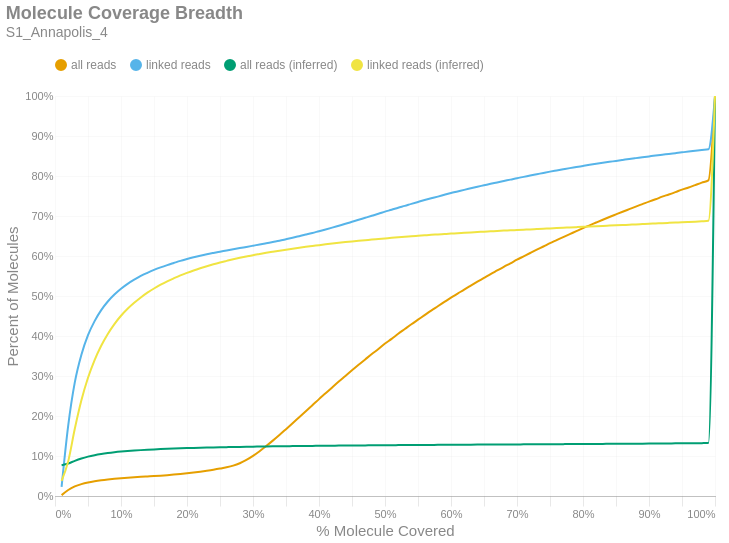

Notebook code for this chart:
### Markdown cell above
### Molecule Read Coverage
This chart shows molecule coverage breadth as computed by the number of bases aligned to that molecule. In other words, "*how much of each unique long molecule is actually sequenced/aligned?*" Keep in mind there is a distinction between sequences and alignments, since some sequences belonging to a particular molecule may not align well and wouldn't appear in the alignment data. This chart also shows molecule coverage breadth as computed by the *inferred fragment* from which the aligned sequences originate. Unlike read coverage, this calculation takes into account the total insert size, including unsequenced gaps between the forward and reverse reads. Like the previous figures, these are cumulative percents.

### Code cell
if SKIPLR:
    print_html(f"Skipped")
else:
    binned_df = consolidated_hist(valids['coverage_bp'], mask, 0.01, True)
    binned_df_inf = consolidated_hist(valids['coverage_inserts'], mask, 0.01, True)
    binned_df = binned_df.with_columns(pl.lit(binned_df_inf['all reads (cumsum)']).alias('all reads (inferred)'))
    binned_df = binned_df.with_columns(pl.lit(binned_df_inf['linked reads (cumsum)']).alias('linked reads (inferred)'))
    binned_df = binned_df.with_columns(
        (pl.col('bin').cast(pl.Float64) + 0.01).alias('right_edge')
    )

    with SafeRender(binned_df):
        (
            density_plot(binned_df, 'Molecule Coverage Breadth', samplename, 'molcov', ['all reads (inferred)','linked reads (inferred)'])
            .encode(
                #x=alt.X('bin:Q', title="% Molecule Covered").axis(format = '%').scale(padding=0),
                x=alt.X('right_edge:Q', title="% Molecule Covered").axis(format='%').scale(padding=0),
                y=alt.Y('value:Q', title='Percent of Molecules')
                    .axis(format='%')
                    .stack(False)
                    .scale(domainMin=0, padding=0),
                color=alt.Color("key:N").scale(domain = ["all reads", "linked reads", "all reads (inferred)", "linked reads (inferred)"]),
                tooltip = [
                    alt.Tooltip("key:N", title = "Data Type"),
                    alt.Tooltip("range_label:N", title="% Molecule Covered"),
                    alt.Tooltip("value:Q", format = ".2%", title="% Molecules")
                ]
            )
        ).display()

### Figure 1 — Vega-Lite specification as saved in the notebook (floating-point values rounded to 4 significant figures)
{"width": "container", "height": 400, "config": {"title": {"anchor": "start", "dy": -15, "fontSize": 18, "color": "#888888", "subtitleColor": "#888888", "subtitleFontSize": 14}, "arc": {"fill": "#0072B2"}, "axis": {"domainColor": "#888888", "domainWidth": 0.5, "gridWidth": 0.2, "grid": false, "titleFontWeight": 400, "titleFontSize": 15, "labelFontSize": 11, "labelColor": "#888888", "tickColor": "#888888", "tickWidth": 0.2, "titleColor": "#888888"}, "axisBand": {"grid": false}, "axisX": {"grid": true, "tickSize": 10, "domainCap": "round"}, "axisY": {"domain": false, "grid": true, "tickSize": 0, "domainCap": "round"}, "background": "transparent", "header": {"labelFontSize": 15, "labelColor": "#888888", "titleFontSize": 15, "titleFontWeight": 600, "titleColor": "#888888"}, "legend": {"labelFont": "sans-serif", "labelFontSize": 12, "labelColor": "#888888", "symbolSize": 100, "symbolType": "circle", "titleFontSize": 12, "titlePadding": 10, "titleColor": "#888888", "title": null, "orient": "top"}, "range": {"category": ["#E69F00", "#56B4E9", "#009E73", "#F0E442", "#0072B2", "#D55E00", "#CC79A7", "#000000"], "diverging": ["#cfe8f3", "#a2d4ec", "#73bfe2", "#46abdb", "#1696d2", "#12719e"]}, "area": {"fill": "#0072B2", "fillOpacity": 0.7, "line": true, "strokeOpacity": 0.7}, "line": {"color": "#0072B2", "stroke": "#0072B2", "strokeWidth": 2}, "trail": {"color": "#0072B2", "stroke": "#0072B2", "strokeWidth": 0, "size": 1}, "point": {"filled": true, "fillOpacity": 1.0, "size": 95}, "text": {"color": "#888888", "fontSize": 11, "align": "right", "fontWeight": 400, "size": 11}, "bar": {"fill": "#0072B2", "stroke": null}, "view": {"stroke": null, "continuousWidth": 660, "continuousHeight": 400}}, "data": {"name": "data-b890249966fdeb62b5d132d471ef8130"}, "mark": {"type": "line", "interpolate": "monotone", "point": {"opacity": 0, "size": 275}}, "encoding": {"color": {"field": "key", "scale": {"domain": ["all reads", "linked reads", "all reads (inferred)", "linked reads (inferred)"]}, "type": "nominal"}, "tooltip": [{"field": "key", "title": "Data Type", "type": "nominal"}, {"field": "range_label", "title": "% Molecule Covered", "type": "nominal"}, {"field": "value", "format": ".2%", "title": "% Molecules", "type": "quantitative"}], "x": {"axis": {"format": "%"}, "field": "right_edge", "scale": {"padding": 0}, "title": "% Molecule Covered", "type": "quantitative"}, "y": {"axis": {"format": "%"}, "field": "value", "scale": {"domainMin": 0, "padding": 0}, "stack": false, "title": "Percent of Molecules", "type": "quantitative"}}, "params": [{"name": "param_c36ac31b6afebe62", "select": {"type": "point", "fields": ["key"]}, "bind": "legend"}], "title": {"text": "Molecule Coverage Breadth", "subtitle": "S1_Annapolis_4"}, "transform": [{"fold": ["all reads (cumsum)", "linked reads (cumsum)", "all reads (inferred)", "linked reads (inferred)"]}, {"calculate": "replace(datum.key, ' (cumsum)', '')", "as": "key"}, {"filter": {"param": "param_c36ac31b6afebe62"}}], "usermeta": {"embedOptions": {"downloadFileName": "S1_Annapolis_4.molcov"}}, "$schema": "https://vega.github.io/schema/vega-lite/v6.1.0.json", "datasets": {"data-b890249966fdeb62b5d132d471ef8130": [{"bin": "0.0", "interval": "0.0-0.01", "all reads": 0.00218, "linked reads": 0.02303, "all reads (cumsum)": 0.00218, "linked reads (cumsum)": 0.02303, "range_label": "0.0-0.01", "all reads (inferred)": 0.07705, "linked reads (inferred)": 0.03773, "right_edge": 0.01}, {"bin": "0.01", "interval": "0.01-0.02", "all reads": 0.01274, "linked reads": 0.1531, "all reads (cumsum)": 0.01492, "linked reads (cumsum)": 0.1761, "range_label": "0.01-0.02", "all reads (inferred)": 0.08127, "linked reads (inferred)": 0.08656, "right_edge": 0.02}, {"bin": "0.02", "interval": "0.02-0.03", "all reads": 0.008955, "linked reads": 0.108, "all reads (cumsum)": 0.02387, "linked reads (cumsum)": 0.2841, "range_label": "0.02-0.03", "all reads (inferred)": 0.08796, "linked reads (inferred)": 0.168, "right_edge": 0.03}, {"bin": "0.03", "interval": "0.03-0.04", "all reads": 0.005875, "linked reads": 0.06906, "all reads (cumsum)": 0.02975, "linked reads (cumsum)": 0.3532, "range_label": "0.03-0.04", "all reads (inferred)": 0.09374, "linked reads (inferred)": 0.2391, "right_edge": 0.04}, {"bin": "0.04", "interval": "0.04-0.05", "all reads": 0.00416, "linked reads": 0.04891, "all reads (cumsum)": 0.03391, "linked reads (cumsum)": 0.4021, "range_label": "0.04-0.05", "all reads (inferred)": 0.09837, "linked reads (inferred)": 0.2955, "right_edge": 0.05}, {"bin": "0.05", "interval": "0.05-0.06", "all reads": 0.003066, "linked reads": 0.03508, "all reads (cumsum)": 0.03697, "linked reads (cumsum)": 0.4372, "range_label": "0.05-0.06", "all reads (inferred)": 0.102, "linked reads (inferred)": 0.3399, "right_edge": 0.06}, {"bin": "0.06", "interval": "0.06-0.07", "all reads": 0.00241, "linked reads": 0.02747, "all reads (cumsum)": 0.03938, "linked reads (cumsum)": 0.4646, "range_label": "0.06-0.07", "all reads (inferred)": 0.1049, "linked reads (inferred)": 0.3756, "right_edge": 0.07}, {"bin": "0.07", "interval": "0.07-0.08", "all reads": 0.001935, "linked reads": 0.02164, "all reads (cumsum)": 0.04132, "linked reads (cumsum)": 0.4863, "range_label": "0.07-0.08", "all reads (inferred)": 0.1073, "linked reads (inferred)": 0.405, "right_edge": 0.08}, {"bin": "0.08", "interval": "0.08-0.09", "all reads": 0.001623, "linked reads": 0.01735, "all reads (cumsum)": 0.04294, "linked reads (cumsum)": 0.5036, "range_label": "0.08-0.09", "all reads (inferred)": 0.1093, "linked reads (inferred)": 0.4298, "right_edge": 0.09}, {"bin": "0.09", "interval": "0.09-0.1", "all reads": 0.001434, "linked reads": 0.01452, "all reads (cumsum)": 0.04437, "linked reads (cumsum)": 0.5181, "range_label": "0.09-0.1", "all reads (inferred)": 0.111, "linked reads (inferred)": 0.4506, "right_edge": 0.1}, {"bin": "0.1", "interval": "0.1-0.11", "all reads": 0.001252, "linked reads": 0.01225, "all reads (cumsum)": 0.04563, "linked reads (cumsum)": 0.5304, "range_label": "0.1-0.11", "all reads (inferred)": 0.1124, "linked reads (inferred)": 0.468, "right_edge": 0.11}, {"bin": "0.11", "interval": "0.11-0.12", "all reads": 0.001137, "linked reads": 0.01038, "all reads (cumsum)": 0.04676, "linked reads (cumsum)": 0.5408, "range_label": "0.11-0.12", "all reads (inferred)": 0.1136, "linked reads (inferred)": 0.4829, "right_edge": 0.12}, {"bin": "0.12", "interval": "0.12-0.13", "all reads": 0.001066, "linked reads": 0.00932, "all reads (cumsum)": 0.04783, "linked reads (cumsum)": 0.5501, "range_label": "0.12-0.13", "all reads (inferred)": 0.1147, "linked reads (inferred)": 0.4963, "right_edge": 0.13}, {"bin": "0.13", "interval": "0.13-0.14", "all reads": 0.0009958, "linked reads": 0.007842, "all reads (cumsum)": 0.04883, "linked reads (cumsum)": 0.5579, "range_label": "0.13-0.14", "all reads (inferred)": 0.1157, "linked reads (inferred)": 0.5084, "right_edge": 0.14}, {"bin": "0.14", "interval": "0.14-0.15", "all reads": 0.0009903, "linked reads": 0.007234, "all reads (cumsum)": 0.04982, "linked reads (cumsum)": 0.5652, "range_label": "0.14-0.15", "all reads (inferred)": 0.1165, "linked reads (inferred)": 0.5188, "right_edge": 0.15}, {"bin": "0.15", "interval": "0.15-0.16", "all reads": 0.001065, "linked reads": 0.006354, "all reads (cumsum)": 0.05088, "linked reads (cumsum)": 0.5715, "range_label": "0.15-0.16", "all reads (inferred)": 0.1173, "linked reads (inferred)": 0.5281, "right_edge": 0.16}, {"bin": "0.16", "interval": "0.16-0.17", "all reads": 0.001224, "linked reads": 0.005769, "all reads (cumsum)": 0.0521, "linked reads (cumsum)": 0.5773, "range_label": "0.16-0.17", "all reads (inferred)": 0.118, "linked reads (inferred)": 0.5366, "right_edge": 0.17}, {"bin": "0.17", "interval": "0.17-0.18", "all reads": 0.001391, "linked reads": 0.005268, "all reads (cumsum)": 0.0535, "linked reads (cumsum)": 0.5826, "range_label": "0.17-0.18", "all reads (inferred)": 0.1186, "linked reads (inferred)": 0.5443, "right_edge": 0.18}, {"bin": "0.18", "interval": "0.18-0.19", "all reads": 0.001612, "linked reads": 0.005191, "all reads (cumsum)": 0.05511, "linked reads (cumsum)": 0.5877, "range_label": "0.18-0.19", "all reads (inferred)": 0.1192, "linked reads (inferred)": 0.5515, "right_edge": 0.19}, {"bin": "0.19", "interval": "0.19-0.2", "all reads": 0.001766, "linked reads": 0.00457, "all reads (cumsum)": 0.05687, "linked reads (cumsum)": 0.5923, "range_label": "0.19-0.2", "all reads (inferred)": 0.1197, "linked reads (inferred)": 0.5579, "right_edge": 0.2}, {"bin": "0.2", "interval": "0.2-0.21", "all reads": 0.00192, "linked reads": 0.004325, "all reads (cumsum)": 0.05879, "linked reads (cumsum)": 0.5966, "range_label": "0.2-0.21", "all reads (inferred)": 0.1202, "linked reads (inferred)": 0.5639, "right_edge": 0.21}, {"bin": "0.21", "interval": "0.21-0.22", "all reads": 0.00211, "linked reads": 0.003996, "all reads (cumsum)": 0.0609, "linked reads (cumsum)": 0.6006, "range_label": "0.21-0.22", "all reads (inferred)": 0.1206, "linked reads (inferred)": 0.5694, "right_edge": 0.22}, {"bin": "0.22", "interval": "0.22-0.23", "all reads": 0.002286, "linked reads": 0.003647, "all reads (cumsum)": 0.06319, "linked reads (cumsum)": 0.6043, "range_label": "0.22-0.23", "all reads (inferred)": 0.1211, "linked reads (inferred)": 0.5745, "right_edge": 0.23}, {"bin": "0.23", "interval": "0.23-0.24", "all reads": 0.00249, "linked reads": 0.003272, "all reads (cumsum)": 0.06568, "linked reads (cumsum)": 0.6076, "range_label": "0.23-0.24", "all reads (inferred)": 0.1215, "linked reads (inferred)": 0.5793, "right_edge": 0.24}, {"bin": "0.24", "interval": "0.24-0.25", "all reads": 0.002825, "linked reads": 0.003116, "all reads (cumsum)": 0.0685, "linked reads (cumsum)": 0.6107, "range_label": "0.24-0.25", "all reads (inferred)": 0.1218, "linked reads (inferred)": 0.5837, "right_edge": 0.25}, {"bin": "0.25", "interval": "0.25-0.26", "all reads": 0.003177, "linked reads": 0.003086, "all reads (cumsum)": 0.07168, "linked reads (cumsum)": 0.6138, "range_label": "0.25-0.26", "all reads (inferred)": 0.1222, "linked reads (inferred)": 0.5878, "right_edge": 0.26}, {"bin": "0.26", "interval": "0.26-0.27", "all reads": 0.004181, "linked reads": 0.003112, "all reads (cumsum)": 0.07586, "linked reads (cumsum)": 0.6169, "range_label": "0.26-0.27", "all reads (inferred)": 0.1225, "linked reads (inferred)": 0.5917, "right_edge": 0.27}, {"bin": "0.27", "interval": "0.27-0.28", "all reads": 0.006057, "linked reads": 0.003006, "all reads (cumsum)": 0.08192, "linked reads (cumsum)": 0.6199, "range_label": "0.27-0.28", "all reads (inferred)": 0.1228, "linked reads (inferred)": 0.5954, "right_edge": 0.28}, {"bin": "0.28", "interval": "0.28-0.29", "all reads": 0.008216, "linked reads": 0.00289, "all reads (cumsum)": 0.09014, "linked reads (cumsum)": 0.6228, "range_label": "0.28-0.29", "all reads (inferred)": 0.1231, "linked reads (inferred)": 0.5988, "right_edge": 0.29}, {"bin": "0.29", "interval": "0.29-0.3", "all reads": 0.01021, "linked reads": 0.002949, "all reads (cumsum)": 0.1003, "linked reads (cumsum)": 0.6257, "range_label": "0.29-0.3", "all reads (inferred)": 0.1233, "linked reads (inferred)": 0.6021, "right_edge": 0.3}, {"bin": "0.3", "interval": "0.3-0.31", "all reads": 0.01166, "linked reads": 0.002973, "all reads (cumsum)": 0.112, "linked reads (cumsum)": 0.6287, "range_label": "0.3-0.31", "all reads (inferred)": 0.1236, "linked reads (inferred)": 0.6051, "right_edge": 0.31}, {"bin": "0.31", "interval": "0.31-0.32", "all reads": 0.01276, "linked reads": 0.003179, "all reads (cumsum)": 0.1248, "linked reads (cumsum)": 0.6319, "range_label": "0.31-0.32", "all reads (inferred)": 0.1238, "linked reads (inferred)": 0.608, "right_edge": 0.32}, {"bin": "0.32", "interval": "0.32-0.33", "all reads": 0.01363, "linked reads": 0.003252, "all reads (cumsum)": 0.1384, "linked reads (cumsum)": 0.6351, "range_label": "0.32-0.33", "all reads (inferred)": 0.1241, "linked reads (inferred)": 0.6107, "right_edge": 0.33}, {"bin": "0.33", "interval": "0.33-0.34", "all reads": 0.0141, "linked reads": 0.003135, "all reads (cumsum)": 0.1525, "linked reads (cumsum)": 0.6383, "range_label": "0.33-0.34", "all reads (inferred)": 0.1243, "linked reads (inferred)": 0.6133, "right_edge": 0.34}, {"bin": "0.34", "interval": "0.34-0.35", "all reads": 0.01464, "linked reads": 0.00368, "all reads (cumsum)": 0.1671, "linked reads (cumsum)": 0.6419, "range_label": "0.34-0.35", "all reads (inferred)": 0.1245, "linked reads (inferred)": 0.6157, "right_edge": 0.35}, {"bin": "0.35", "interval": "0.35-0.36", "all reads": 0.01479, "linked reads": 0.003743, "all reads (cumsum)": 0.1819, "linked reads (cumsum)": 0.6457, "range_label": "0.35-0.36", "all reads (inferred)": 0.1247, "linked reads (inferred)": 0.6183, "right_edge": 0.36}, {"bin": "0.36", "interval": "0.36-0.37", "all reads": 0.01505, "linked reads": 0.003903, "all reads (cumsum)": 0.197, "linked reads (cumsum)": 0.6496, "range_label": "0.36-0.37", "all reads (inferred)": 0.1249, "linked reads (inferred)": 0.6207, "right_edge": 0.37}, {"bin": "0.37", "interval": "0.37-0.38", "all reads": 0.01504, "linked reads": 0.003929, "all reads (cumsum)": 0.212, "linked reads (cumsum)": 0.6535, "range_label": "0.37-0.38", "all reads (inferred)": 0.1251, "linked reads (inferred)": 0.623, "right_edge": 0.38}, {"bin": "0.38", "interval": "0.38-0.39", "all reads": 0.01496, "linked reads": 0.004052, "all reads (cumsum)": 0.227, "linked reads (cumsum)": 0.6576, "range_label": "0.38-0.39", "all reads (inferred)": 0.1253, "linked reads (inferred)": 0.625, "right_edge": 0.39}, {"bin": "0.39", "interval": "0.39-0.4", "all reads": 0.01521, "linked reads": 0.004444, "all reads (cumsum)": 0.2422, "linked reads (cumsum)": 0.662, "range_label": "0.39-0.4", "all reads (inferred)": 0.1255, "linked reads (inferred)": 0.6271, "right_edge": 0.4}, {"bin": "0.4", "interval": "0.4-0.41", "all reads": 0.01466, "linked reads": 0.004358, "all reads (cumsum)": 0.2569, "linked reads (cumsum)": 0.6664, "range_label": "0.4-0.41", "all reads (inferred)": 0.1256, "linked reads (inferred)": 0.6291, "right_edge": 0.41}, {"bin": "0.41", "interval": "0.41-0.42", "all reads": 0.0147, "linked reads": 0.004537, "all reads (cumsum)": 0.2715, "linked reads (cumsum)": 0.6709, "range_label": "0.41-0.42", "all reads (inferred)": 0.1258, "linked reads (inferred)": 0.6311, "right_edge": 0.42}, {"bin": "0.42", "interval": "0.42-0.43", "all reads": 0.01451, "linked reads": 0.004766, "all reads (cumsum)": 0.2861, "linked reads (cumsum)": 0.6757, "range_label": "0.42-0.43", "all reads (inferred)": 0.126, "linked reads (inferred)": 0.633, "right_edge": 0.43}, {"bin": "0.43", "interval": "0.43-0.44", "all reads": 0.01407, "linked reads": 0.004799, "all reads (cumsum)": 0.3001, "linked reads (cumsum)": 0.6805, "range_label": "0.43-0.44", "all reads (inferred)": 0.1261, "linked reads (inferred)": 0.6348, "right_edge": 0.44}, {"bin": "0.44", "interval": "0.44-0.45", "all reads": 0.01411, "linked reads": 0.005005, "all reads (cumsum)": 0.3142, "linked reads (cumsum)": 0.6855, "range_label": "0.44-0.45", "all reads (inferred)": 0.1263, "linked reads (inferred)": 0.6365, "right_edge": 0.45}, {"bin": "0.45", "interval": "0.45-0.46", "all reads": 0.01386, "linked reads": 0.005019, "all reads (cumsum)": 0.3281, "linked reads (cumsum)": 0.6905, "range_label": "0.45-0.46", "all reads (inferred)": 0.1264, "linked reads (inferred)": 0.6381, "right_edge": 0.46}, {"bin": "0.46", "interval": "0.46-0.47", "all reads": 0.01337, "linked reads": 0.005092, "all reads (cumsum)": 0.3415, "linked reads (cumsum)": 0.6956, "range_label": "0.46-0.47", "all reads (inferred)": 0.1265, "linked reads (inferred)": 0.6396, "right_edge": 0.47}, {"bin": "0.47", "interval": "0.47-0.48", "all reads": 0.01336, "linked reads": 0.005045, "all reads (cumsum)": 0.3548, "linked reads (cumsum)": 0.7006, "range_label": "0.47-0.48", "all reads (inferred)": 0.1267, "linked reads (inferred)": 0.6412, "right_edge": 0.48}, {"bin": "0.48", "interval": "0.48-0.49", "all reads": 0.01259, "linked reads": 0.004873, "all reads (cumsum)": 0.3674, "linked reads (cumsum)": 0.7055, "range_label": "0.48-0.49", "all reads (inferred)": 0.1268, "linked reads (inferred)": 0.6426, "right_edge": 0.49}, {"bin": "0.49", "interval": "0.49-0.5", "all reads": 0.01379, "linked reads": 0.005377, "all reads (cumsum)": 0.3812, "linked reads (cumsum)": 0.7109, "range_label": "0.49-0.5", "all reads (inferred)": 0.1269, "linked reads (inferred)": 0.644, "right_edge": 0.5}, {"bin": "0.5", "interval": "0.5-0.51", "all reads": 0.01155, "linked reads": 0.004743, "all reads (cumsum)": 0.3928, "linked reads (cumsum)": 0.7156, "range_label": "0.5-0.51", "all reads (inferred)": 0.1271, "linked reads (inferred)": 0.6455, "right_edge": 0.51}, {"bin": "0.51", "interval": "0.51-0.52", "all reads": 0.01276, "linked reads": 0.005128, "all reads (cumsum)": 0.4055, "linked reads (cumsum)": 0.7207, "range_label": "0.51-0.52", "all reads (inferred)": 0.1272, "linked reads (inferred)": 0.6468, "right_edge": 0.52}, {"bin": "0.52", "interval": "0.52-0.53", "all reads": 0.01191, "linked reads": 0.004627, "all reads (cumsum)": 0.4174, "linked reads (cumsum)": 0.7254, "range_label": "0.52-0.53", "all reads (inferred)": 0.1273, "linked reads (inferred)": 0.648, "right_edge": 0.53}, {"bin": "0.53", "interval": "0.53-0.54", "all reads": 0.01194, "linked reads": 0.004966, "all reads (cumsum)": 0.4294, "linked reads (cumsum)": 0.7303, "range_label": "0.53-0.54", "all reads (inferred)": 0.1274, "linked reads (inferred)": 0.6493, "right_edge": 0.54}, {"bin": "0.54", "interval": "0.54-0.55", "all reads": 0.01143, "linked reads": 0.004773, "all reads (cumsum)": 0.4408, "linked reads (cumsum)": 0.7351, "range_label": "0.54-0.55", "all reads (inferred)": 0.1275, "linked reads (inferred)": 0.6505, "right_edge": 0.55}, {"bin": "0.55", "interval": "0.55-0.56", "all reads": 0.01146, "linked reads": 0.004697, "all reads (cumsum)": 0.4522, "linked reads (cumsum)": 0.7398, "range_label": "0.55-0.56", "all reads (inferred)": 0.1276, "linked reads (inferred)": 0.6517, "right_edge": 0.56}, {"bin": "0.56", "interval": "0.56-0.57", "all reads": 0.01137, "linked reads": 0.004427, "all reads (cumsum)": 0.4636, "linked reads (cumsum)": 0.7442, "range_label": "0.56-0.57", "all reads (inferred)": 0.1278, "linked reads (inferred)": 0.6529, "right_edge": 0.57}, {"bin": "0.57", "interval": "0.57-0.58", "all reads": 0.01074, "linked reads": 0.004202, "all reads (cumsum)": 0.4744, "linked reads (cumsum)": 0.7484, "range_label": "0.57-0.58", "all reads (inferred)": 0.1278, "linked reads (inferred)": 0.6539, "right_edge": 0.58}, {"bin": "0.58", "interval": "0.58-0.59", "all reads": 0.01079, "linked reads": 0.004501, "all reads (cumsum)": 0.4851, "linked reads (cumsum)": 0.7529, "range_label": "0.58-0.59", "all reads (inferred)": 0.128, "linked reads (inferred)": 0.6549, "right_edge": 0.59}, {"bin": "0.59", "interval": "0.59-0.6", "all reads": 0.01076, "linked reads": 0.004434, "all reads (cumsum)": 0.4959, "linked reads (cumsum)": 0.7574, "range_label": "0.59-0.6", "all reads (inferred)": 0.1281, "linked reads (inferred)": 0.656, "right_edge": 0.6}, {"bin": "0.6", "interval": "0.6-0.61", "all reads": 0.01, "linked reads": 0.003962, "all reads (cumsum)": 0.5059, "linked reads (cumsum)": 0.7613, "range_label": "0.6-0.61", "all reads (inferred)": 0.1281, "linked reads (inferred)": 0.6569, "right_edge": 0.61}, {"bin": "0.61", "interval": "0.61-0.62", "all reads": 0.01027, "linked reads": 0.004036, "all reads (cumsum)": 0.5162, "linked reads (cumsum)": 0.7654, "range_label": "0.61-0.62", "all reads (inferred)": 0.1283, "linked reads (inferred)": 0.658, "right_edge": 0.62}, {"bin": "0.62", "interval": "0.62-0.63", "all reads": 0.009846, "linked reads": 0.003883, "all reads (cumsum)": 0.526, "linked reads (cumsum)": 0.7693, "range_label": "0.62-0.63", "all reads (inferred)": 0.1284, "linked reads (inferred)": 0.659, "right_edge": 0.63}, {"bin": "0.63", "interval": "0.63-0.64", "all reads": 0.009785, "linked reads": 0.003883, "all reads (cumsum)": 0.5358, "linked reads (cumsum)": 0.7731, "range_label": "0.63-0.64", "all reads (inferred)": 0.1284, "linked reads (inferred)": 0.6599, "right_edge": 0.64}, {"bin": "0.64", "interval": "0.64-0.65", "all reads": 0.009478, "linked reads": 0.003644, "all reads (cumsum)": 0.5453, "linked reads (cumsum)": 0.7768, "range_label": "0.64-0.65", "all reads (inferred)": 0.1285, "linked reads (inferred)": 0.6609, "right_edge": 0.65}, {"bin": "0.65", "interval": "0.65-0.66", "all reads": 0.009609, "linked reads": 0.003727, "all reads (cumsum)": 0.5549, "linked reads (cumsum)": 0.7805, "range_label": "0.65-0.66", "all reads (inferred)": 0.1286, "linked reads (inferred)": 0.6617, "right_edge": 0.66}, {"bin": "0.66", "interval": "0.66-0.67", "all reads": 0.009021, "linked reads": 0.003468, "all reads (cumsum)": 0.5639, "linked reads (cumsum)": 0.784, "range_label": "0.66-0.67", "all reads (inferred)": 0.1287, "linked reads (inferred)": 0.6626, "right_edge": 0.67}, {"bin": "0.67", "interval": "0.67-0.68", "all reads": 0.009098, "linked reads": 0.003594, "all reads (cumsum)": 0.573, "linked reads (cumsum)": 0.7876, "range_label": "0.67-0.68", "all reads (inferred)": 0.1288, "linked reads (inferred)": 0.6634, "right_edge": 0.68}, {"bin": "0.68", "interval": "0.68-0.69", "all reads": 0.008732, "linked reads": 0.003408, "all reads (cumsum)": 0.5818, "linked reads (cumsum)": 0.791, "range_label": "0.68-0.69", "all reads (inferred)": 0.1289, "linked reads (inferred)": 0.6642, "right_edge": 0.69}, {"bin": "0.69", "interval": "0.69-0.7", "all reads": 0.008925, "linked reads": 0.00364, "all reads (cumsum)": 0.5907, "linked reads (cumsum)": 0.7946, "range_label": "0.69-0.7", "all reads (inferred)": 0.129, "linked reads (inferred)": 0.665, "right_edge": 0.7}, {"bin": "0.7", "interval": "0.7-0.71", "all reads": 0.008398, "linked reads": 0.003235, "all reads (cumsum)": 0.5991, "linked reads (cumsum)": 0.7979, "range_label": "0.7-0.71", "all reads (inferred)": 0.1291, "linked reads (inferred)": 0.6657, "right_edge": 0.71}, {"bin": "0.71", "interval": "0.71-0.72", "all reads": 0.008413, "linked reads": 0.003365, "all reads (cumsum)": 0.6075, "linked reads (cumsum)": 0.8012, "range_label": "0.71-0.72", "all reads (inferred)": 0.1292, "linked reads (inferred)": 0.6664, "right_edge": 0.72}, {"bin": "0.72", "interval": "0.72-0.73", "all reads": 0.008297, "linked reads": 0.003228, "all reads (cumsum)": 0.6158, "linked reads (cumsum)": 0.8044, "range_label": "0.72-0.73", "all reads (inferred)": 0.1293, "linked reads (inferred)": 0.6674, "right_edge": 0.73}, {"bin": "0.73", "interval": "0.73-0.74", "all reads": 0.008011, "linked reads": 0.003282, "all reads (cumsum)": 0.6238, "linked reads (cumsum)": 0.8077, "range_label": "0.73-0.74", "all reads (inferred)": 0.1294, "linked reads (inferred)": 0.6682, "right_edge": 0.74}, {"bin": "0.74", "interval": "0.74-0.75", "all reads": 0.008353, "linked reads": 0.003202, "all reads (cumsum)": 0.6321, "linked reads (cumsum)": 0.8109, "range_label": "0.74-0.75", "all reads (inferred)": 0.1295, "linked reads (inferred)": 0.669, "right_edge": 0.75}, {"bin": "0.75", "interval": "0.75-0.76", "all reads": 0.007574, "linked reads": 0.002946, "all reads (cumsum)": 0.6397, "linked reads (cumsum)": 0.8139, "range_label": "0.75-0.76", "all reads (inferred)": 0.1296, "linked reads (inferred)": 0.6699, "right_edge": 0.76}, {"bin": "0.76", "interval": "0.76-0.77", "all reads": 0.007597, "linked reads": 0.002916, "all reads (cumsum)": 0.6473, "linked reads (cumsum)": 0.8168, "range_label": "0.76-0.77", "all reads (inferred)": 0.1297, "linked reads (inferred)": 0.6707, "right_edge": 0.77}, {"bin": "0.77", "interval": "0.77-0.78", "all reads": 0.007512, "linked reads": 0.00288, "all reads (cumsum)": 0.6548, "linked reads (cumsum)": 0.8197, "range_label": "0.77-0.78", "all reads (inferred)": 0.1298, "linked reads (inferred)": 0.6714, "right_edge": 0.78}, {"bin": "0.78", "interval": "0.78-0.79", "all reads": 0.007341, "linked reads": 0.002697, "all reads (cumsum)": 0.6622, "linked reads (cumsum)": 0.8224, "range_label": "0.78-0.79", "all reads (inferred)": 0.1299, "linked reads (inferred)": 0.6721, "right_edge": 0.79}, {"bin": "0.79", "interval": "0.79-0.8", "all reads": 0.007634, "linked reads": 0.002797, "all reads (cumsum)": 0.6698, "linked reads (cumsum)": 0.8252, "range_label": "0.79-0.8", "all reads (inferred)": 0.13, "linked reads (inferred)": 0.6729, "right_edge": 0.8}, {"bin": "0.8", "interval": "0.8-0.81", "all reads": 0.006831, "linked reads": 0.002753, "all reads (cumsum)": 0.6766, "linked reads (cumsum)": 0.8279, "range_label": "0.8-0.81", "all reads (inferred)": 0.1301, "linked reads (inferred)": 0.6737, "right_edge": 0.81}, {"bin": "0.81", "interval": "0.81-0.82", "all reads": 0.007038, "linked reads": 0.002641, "all reads (cumsum)": 0.6837, "linked reads (cumsum)": 0.8306, "range_label": "0.81-0.82", "all reads (inferred)": 0.1302, "linked reads (inferred)": 0.6745, "right_edge": 0.82}, {"bin": "0.82", "interval": "0.82-0.83", "all reads": 0.006972, "linked reads": 0.002474, "all reads (cumsum)": 0.6906, "linked reads (cumsum)": 0.833, "range_label": "0.82-0.83", "all reads (inferred)": 0.1303, "linked reads (inferred)": 0.6753, "right_edge": 0.83}, {"bin": "0.83", "interval": "0.83-0.84", "all reads": 0.006784, "linked reads": 0.002388, "all reads (cumsum)": 0.6974, "linked reads (cumsum)": 0.8354, "range_label": "0.83-0.84", "all reads (inferred)": 0.1304, "linked reads (inferred)": 0.676, "right_edge": 0.84}, {"bin": "0.84", "interval": "0.84-0.85", "all reads": 0.006613, "linked reads": 0.002312, "all reads (cumsum)": 0.704, "linked reads (cumsum)": 0.8377, "range_label": "0.84-0.85", "all reads (inferred)": 0.1305, "linked reads (inferred)": 0.6767, "right_edge": 0.85}, {"bin": "0.85", "interval": "0.85-0.86", "all reads": 0.006572, "linked reads": 0.002378, "all reads (cumsum)": 0.7106, "linked reads (cumsum)": 0.8401, "range_label": "0.85-0.86", "all reads (inferred)": 0.1306, "linked reads (inferred)": 0.6774, "right_edge": 0.86}, {"bin": "0.86", "interval": "0.86-0.87", "all reads": 0.006445, "linked reads": 0.002411, "all reads (cumsum)": 0.7171, "linked reads (cumsum)": 0.8425, "range_label": "0.86-0.87", "all reads (inferred)": 0.1307, "linked reads (inferred)": 0.6782, "right_edge": 0.87}, {"bin": "0.87", "interval": "0.87-0.88", "all reads": 0.006434, "linked reads": 0.002162, "all reads (cumsum)": 0.7235, "linked reads (cumsum)": 0.8447, "range_label": "0.87-0.88", "all reads (inferred)": 0.1308, "linked reads (inferred)": 0.6789, "right_edge": 0.88}, {"bin": "0.88", "interval": "0.88-0.89", "all reads": 0.006188, "linked reads": 0.002073, "all reads (cumsum)": 0.7297, "linked reads (cumsum)": 0.8468, "range_label": "0.88-0.89", "all reads (inferred)": 0.1309, "linked reads (inferred)": 0.6797, "right_edge": 0.89}, {"bin": "0.89", "interval": "0.89-0.9", "all reads": 0.006287, "linked reads": 0.002229, "all reads (cumsum)": 0.736, "linked reads (cumsum)": 0.849, "range_label": "0.89-0.9", "all reads (inferred)": 0.1311, "linked reads (inferred)": 0.6805, "right_edge": 0.9}, {"bin": "0.9", "interval": "0.9-0.91", "all reads": 0.005844, "linked reads": 0.002235, "all reads (cumsum)": 0.7418, "linked reads (cumsum)": 0.8512, "range_label": "0.9-0.91", "all reads (inferred)": 0.1312, "linked reads (inferred)": 0.6813, "right_edge": 0.91}, {"bin": "0.91", "interval": "0.91-0.92", "all reads": 0.006515, "linked reads": 0.00199, "all reads (cumsum)": 0.7483, "linked reads (cumsum)": 0.8532, "range_label": "0.91-0.92", "all reads (inferred)": 0.1313, "linked reads (inferred)": 0.6821, "right_edge": 0.92}, {"bin": "0.92", "interval": "0.92-0.93", "all reads": 0.005488, "linked reads": 0.00196, "all reads (cumsum)": 0.7538, "linked reads (cumsum)": 0.8552, "range_label": "0.92-0.93", "all reads (inferred)": 0.1314, "linked reads (inferred)": 0.6829, "right_edge": 0.93}, {"bin": "0.93", "interval": "0.93-0.94", "all reads": 0.005878, "linked reads": 0.00199, "all reads (cumsum)": 0.7597, "linked reads (cumsum)": 0.8572, "range_label": "0.93-0.94", "all reads (inferred)": 0.1316, "linked reads (inferred)": 0.6836, "right_edge": 0.94}, {"bin": "0.94", "interval": "0.94-0.95", "all reads": 0.006368, "linked reads": 0.001983, "all reads (cumsum)": 0.7661, "linked reads (cumsum)": 0.8591, "range_label": "0.94-0.95", "all reads (inferred)": 0.1317, "linked reads (inferred)": 0.6842, "right_edge": 0.95}, {"bin": "0.95", "interval": "0.95-0.96", "all reads": 0.005204, "linked reads": 0.001976, "all reads (cumsum)": 0.7713, "linked reads (cumsum)": 0.8611, "range_label": "0.95-0.96", "all reads (inferred)": 0.1318, "linked reads (inferred)": 0.685, "right_edge": 0.96}, {"bin": "0.96", "interval": "0.96-0.97", "all reads": 0.006037, "linked reads": 0.001913, "all reads (cumsum)": 0.7773, "linked reads (cumsum)": 0.863, "range_label": "0.96-0.97", "all reads (inferred)": 0.132, "linked reads (inferred)": 0.6859, "right_edge": 0.97}, {"bin": "0.97", "interval": "0.97-0.98", "all reads": 0.006043, "linked reads": 0.00192, "all reads (cumsum)": 0.7833, "linked reads (cumsum)": 0.865, "range_label": "0.97-0.98", "all reads (inferred)": 0.1322, "linked reads (inferred)": 0.6869, "right_edge": 0.98}, {"bin": "0.98", "interval": "0.98-0.99", "all reads": 0.005657, "linked reads": 0.001714, "all reads (cumsum)": 0.789, "linked reads (cumsum)": 0.8667, "range_label": "0.98-0.99", "all reads (inferred)": 0.1324, "linked reads (inferred)": 0.688, "right_edge": 0.99}, {"bin": "0.99", "interval": "0.99-1.0", "all reads": 0.211, "linked reads": 0.1333, "all reads (cumsum)": 1.0, "linked reads (cumsum)": 1.0, "range_label": "0.99-1.0", "all reads (inferred)": 1.0, "linked reads (inferred)": 1.0, "right_edge": 1.0}]}}
